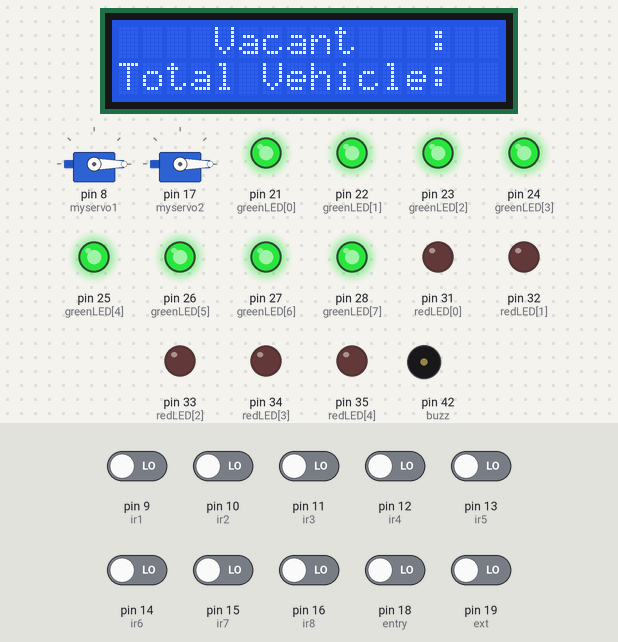
This sketch was run on a simulated Arduino Mega 2560, built with avr-gcc and run on an emulated ATmega2560. Parts: 16×2 character LCD, 2 × servo, output pins drawn as LEDs (lit = HIGH), buzzer (waves = sounding, pin HIGH). Inputs (shaded band) come from the test bench; at power-on: pin 9 (ir1), pin 10 (ir2), pin 11 (ir3), pin 12 (ir4), pin 13 (ir5), pin 14 (ir6), pin 15 (ir7), pin 16 (ir8), pin 18 (entry), pin 19 (ext) LOW.

Above: at 1.2 s.
1.3 s: pin 18 (entry) driven HIGH
At 2.6 s:
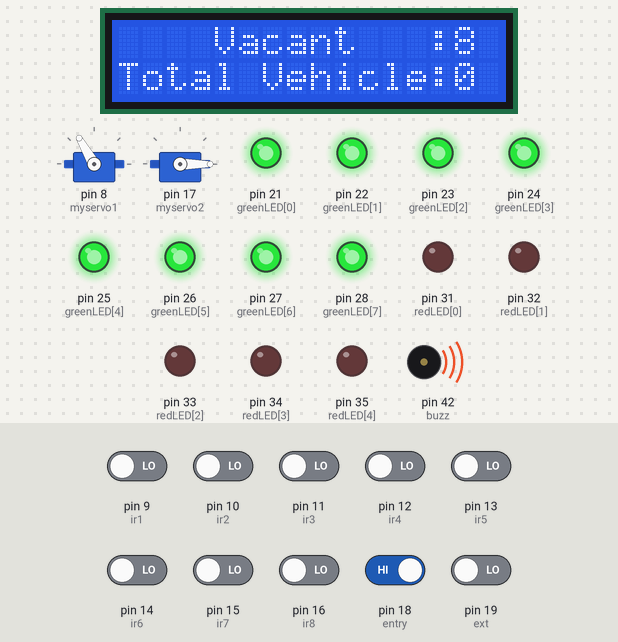
6.0 s: pin 9 (ir1) driven HIGH
At 7.7 s:
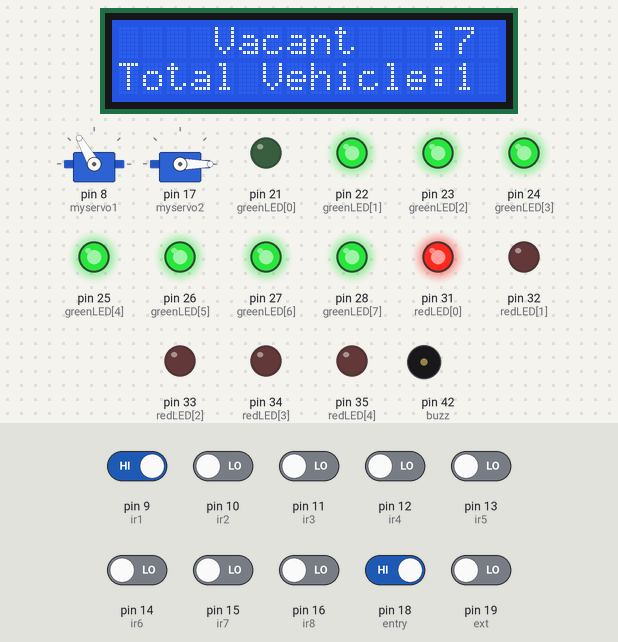
8.4 s: pin 10 (ir2) driven HIGH
At 9.6 s:
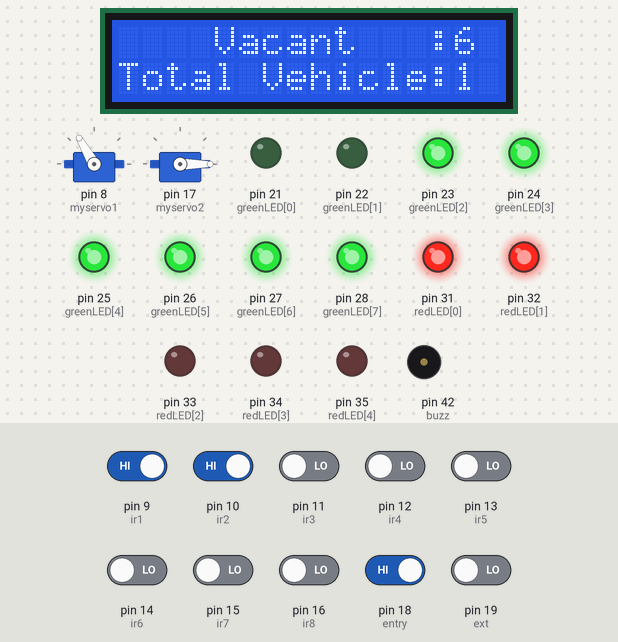
10.8 s: pin 11 (ir3) driven HIGH
At 12.8 s:
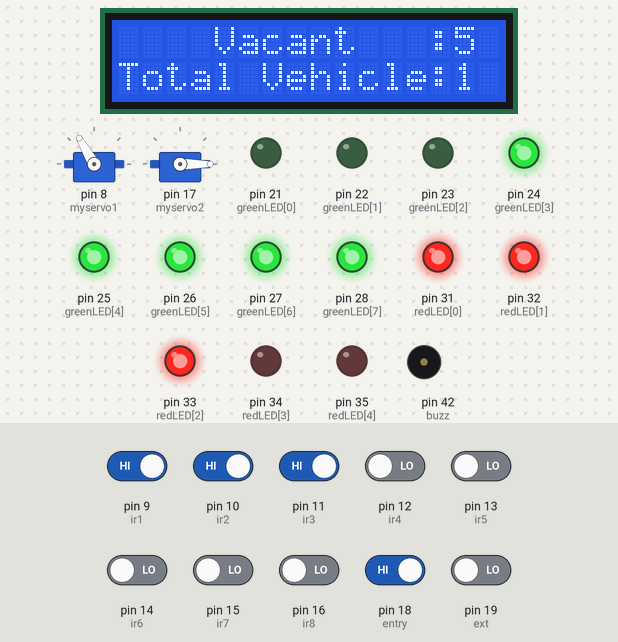
13.2 s: pin 12 (ir4) driven HIGH
At 14.7 s:
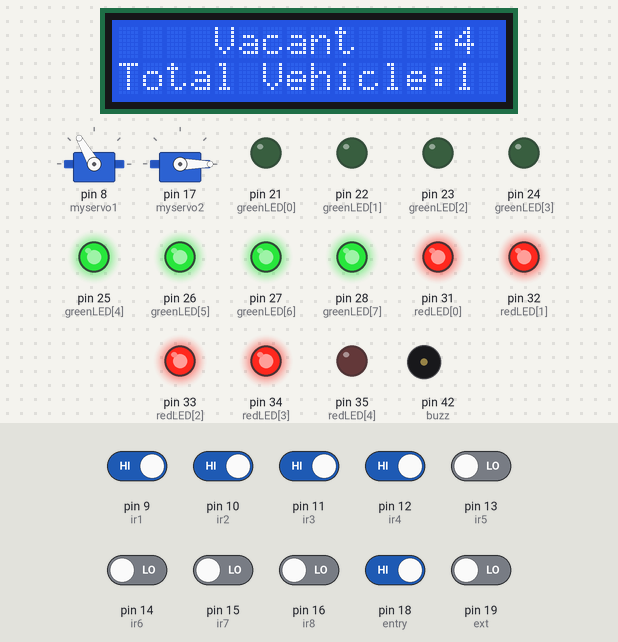
15.5 s: pin 13 (ir5) driven HIGH
At 17.8 s:
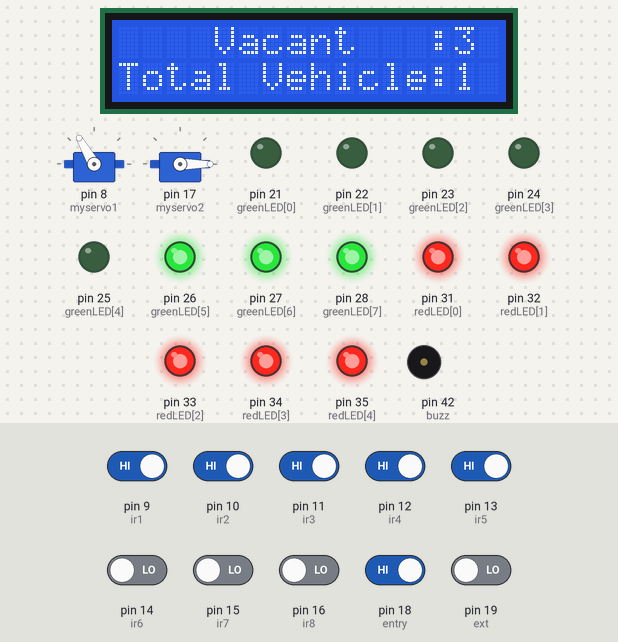
Timing chart, 0 to 18.9 s (numbered marks = the images above; inputs shaded):
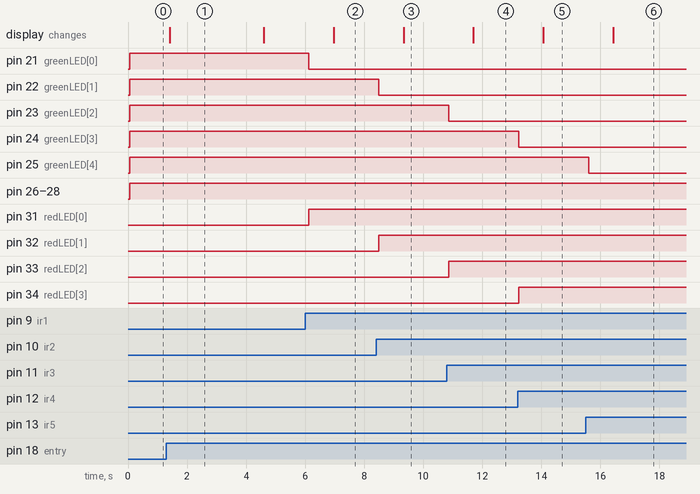

Measured:
- after the input at 1.3 s, pin 42 (buzz): LOW → HIGH after 0.95 s, → LOW 2.0 s later; servo on pin 8 (myservo1): 0° → 120° after 0.95 s
- after the input at 6.0 s, pin 21 (greenLED[0]): HIGH → LOW after 0.12 s; pin 31 (redLED[0]): LOW → HIGH after 0.12 s; the display: changes after 0.96 s (image 2)
- after the input at 8.4 s, pin 22 (greenLED[1]): HIGH → LOW after 0.09 s; pin 32 (redLED[1]): LOW → HIGH after 0.09 s; the display: changes after 0.93 s (image 3)
- after the input at 10.8 s, pin 23 (greenLED[2]): HIGH → LOW after 0.06 s; pin 33 (redLED[2]): LOW → HIGH after 0.06 s; the display: changes after 0.90 s (image 4)
- after the input at 13.2 s, pin 24 (greenLED[3]): HIGH → LOW at once; pin 34 (redLED[3]): LOW → HIGH at once; the display: changes after 0.87 s (image 5)
- after the input at 15.5 s, pin 25 (greenLED[4]): HIGH → LOW after 0.10 s; pin 35 (redLED[4]): LOW → HIGH after 0.10 s; the display: changes after 0.94 s (image 6)
- what the display in image 1 shows lasts 3.2 s, from 1.4 s to 4.6 s

The sketch:

Intelligent_Parking_Management_System_Code.ino
```cpp
#include <Servo.h>  // Library for controlling servo motors
Servo myservo1;     // Entry gate servo
Servo myservo2;     // Exit gate servo

#include <LiquidCrystal.h>            // Library for LCD
LiquidCrystal lcd(2, 3, 4, 5, 6, 7);  // LCD pins (RS, E, D4, D5, D6, D7)

// Red LEDs for occupied slots
int redLED[8] = { 31, 32, 33, 34, 35, 36, 37, 38 };

// Green LEDs for vacant slots
int greenLED[8] = { 21, 22, 23, 24, 25, 26, 27, 28 };

/// IR Proximity Sensors pin (1 per slot + entry + exit)
int ir1 = 9, ir2 = 10, ir3 = 11, ir4 = 12, ir5 = 13, ir6 = 14, ir7 = 15, ir8 = 16;
int ext = 19, entry = 18;  // Exit and Entry IR sensors
int count, total,buzz=42,entrygreen=41,entryred=40;          // count = vacant slots, total = total vehicles inside

/// IR Proximity Sensors Initial Value
int status1 = 0, status2 = 0, status3 = 0, status4 = 0;
int status5 = 0, status6 = 0, status7 = 0, status8 = 0;
int statusext = 0, statusentry = 0;  // For entry and exit IR sensors

void setup() {
  /// Set slot IR sensor pins as input
  pinMode(ir1, INPUT);
  pinMode(ir2, INPUT);
  pinMode(ir3, INPUT);
  pinMode(ir4, INPUT);
  pinMode(ir5, INPUT);
  pinMode(ir6, INPUT);
  pinMode(ir7, INPUT);
  pinMode(ir8, INPUT);

  pinMode(buzz, OUTPUT);
  pinMode(entrygreen, OUTPUT);
  pinMode(entryred, OUTPUT);


  /// Set slot LEDs as output
  for (int i = 0; i < 8; i++) {
    pinMode(greenLED[i], OUTPUT);
    pinMode(redLED[i], OUTPUT);
  }

  /// Entry and Exit IR pins
  pinMode(ext, INPUT);
  pinMode(entry, INPUT);

  /// Initialize LCD
  lcd.begin(16, 2);

  /// Attach servos to pins
  myservo1.attach(8);   // Entry gate servo
  myservo1.write(0);    // Keep entry gate closed initially
  myservo2.attach(17);  // Exit gate servo
  myservo2.write(0);    // Keep exit gate closed initially

  total = 0;  // Start with no vehicles
}

void loop() {

  /// Read IR sensors for slots
  status1 = digitalRead(ir1);
  status2 = digitalRead(ir2);
  status3 = digitalRead(ir3);
  status4 = digitalRead(ir4);
  status5 = digitalRead(ir5);
  status6 = digitalRead(ir6);
  status7 = digitalRead(ir7);
  status8 = digitalRead(ir8);

  /// Read entry and exit sensors
  statusext = digitalRead(ext);
  statusentry = digitalRead(entry);
  digitalWrite(entrygreen,HIGH);
  /// Start assuming all slots are vacant
  count = 8;

  /// Show initial LCD messages
  lcd.setCursor(0, 0);
  lcd.print("    Vacant   :");
  lcd.setCursor(0, 1);
  lcd.print("Total Vehicle:");

  /// Slot checking logic (if sensor detects a car = occupied)
  if (status1 == 1) {
    count--;
    digitalWrite(redLED[0], HIGH);
    digitalWrite(greenLED[0], LOW);
  } else {
    digitalWrite(greenLED[0], HIGH);
    digitalWrite(redLED[0], LOW);
  }

  if (status2 == 1) {
    count--;
    digitalWrite(redLED[1], HIGH);
    digitalWrite(greenLED[1], LOW);
  } else {
    digitalWrite(greenLED[1], HIGH);
    digitalWrite(redLED[1], LOW);
  }

  if (status3 == 1) {
    count--;
    digitalWrite(redLED[2], HIGH);
    digitalWrite(greenLED[2], LOW);
  } else {
    digitalWrite(greenLED[2], HIGH);
    digitalWrite(redLED[2], LOW);
  }

  if (status4 == 1) {
    count--;
    digitalWrite(redLED[3], HIGH);
    digitalWrite(greenLED[3], LOW);
  } else {
    digitalWrite(greenLED[3], HIGH);
    digitalWrite(redLED[3], LOW);
  }

  if (status5 == 1) {
    count--;
    digitalWrite(redLED[4], HIGH);
    digitalWrite(greenLED[4], LOW);
  } else {
    digitalWrite(greenLED[4], HIGH);
    digitalWrite(redLED[4], LOW);
  }

  if (status6 == 1) {
    count--;
    digitalWrite(redLED[5], HIGH);
    digitalWrite(greenLED[5], LOW);
  } else {
    digitalWrite(greenLED[5], HIGH);
    digitalWrite(redLED[5], LOW);
  }

  if (status7 == 1) {
    count--;
    digitalWrite(redLED[6], HIGH);
    digitalWrite(greenLED[6], LOW);
  } else {
    digitalWrite(greenLED[6], HIGH);
    digitalWrite(redLED[6], LOW);
  }

  if (status8 == 1) {
    count--;
    digitalWrite(redLED[7], HIGH);
    digitalWrite(greenLED[7], LOW);
  } else {
    digitalWrite(greenLED[7], HIGH);
    digitalWrite(redLED[7], LOW);
  }

  /// If no slots available
  lcd.setCursor(0, 0);
  if (count == 0) {
    digitalWrite(entrygreen,LOW);
    digitalWrite(entryred,HIGH);

    lcd.print("  No Vacancy");  // Show "No Vacancy" on LCD
    lcd.setCursor(0, 1);
    lcd.print("Total Vehicle:");  // Show total vehicles
    lcd.setCursor(14, 1);
    lcd.print(total);
    delay(350);
    myservo1.write(0);  // Keep entry gate closed
  }
  else
    digitalWrite(entryred,LOW);


  /// Exit gate control
  static int prevEntry2 = 0;
  if (statusext == 1) {
    myservo2.write(80);  // Open exit gate when car detected

    delay(2000);

  }
  prevEntry2 = statusext;  // Update previous state
  if (statusext == 0) {
    delay(500);
    myservo2.write(0);  // Close entry gate
  }

  /// Entry gate control (using rising edge detection)
  static int prevEntry = 0;
  if (statusentry == 1 && prevEntry == 0) {
    if (count > 0) {        // Only allow entry if slot available
      myservo1.write(120);  // Open entry gate
      digitalWrite(buzz,HIGH);
      delay(2000);          // Wait for vehicle to pass
      digitalWrite(buzz,LOW);
      total++;              // Increase vehicle count
    }
  }
  prevEntry = statusentry;  // Update previous state
  if (statusentry == 0) {
    delay(500);
    myservo1.write(0);  // Close entry gate
  }

  /// Update LCD with live data
  delay(340);
  lcd.setCursor(14, 0);
  lcd.print(count);  // Show vacant slots
  lcd.setCursor(14, 1);
  lcd.print(total);  // Show total vehicles
  delay(340);
}
```
